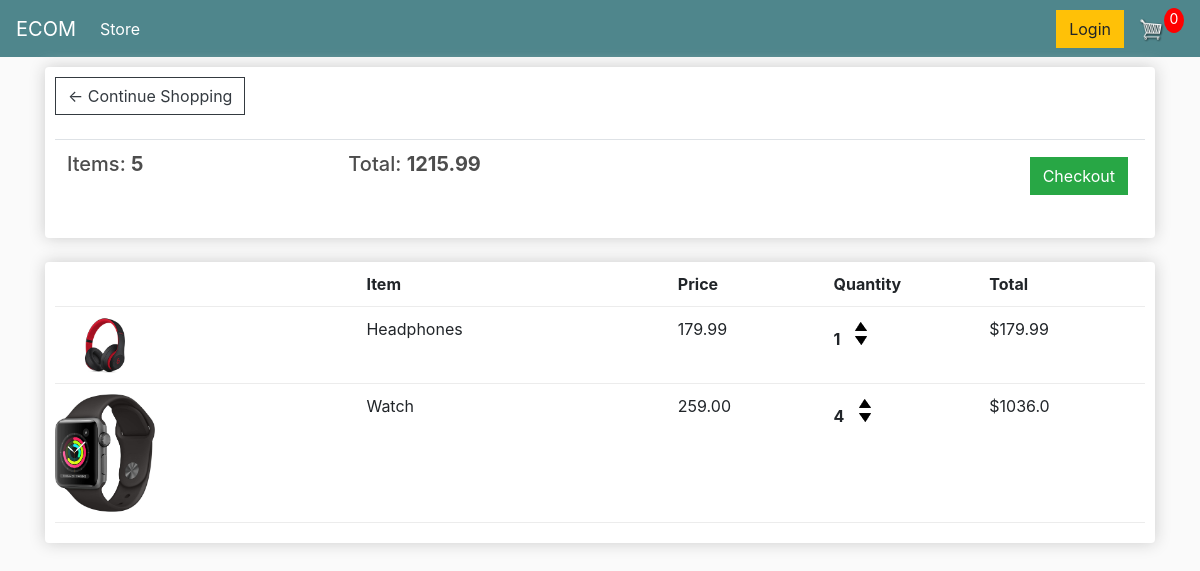
The app's page /cart/ (signed in) with its own data.
### store/models.py (models this page shows, shortened)
class Order(models.Model):
    customer = models.ForeignKey(Customer, on_delete=models.SET_NULL, blank=True, null=True )
    data_order = models.DateTimeField(auto_now_add=True)
    complete = models.BooleanField(default=False, null=True, blank=False)
    transaction_id = models.CharField(max_length=200, null=True)
    @property
    def get_cart_total(self):
        orderitems = self.orderitem_set.all()
        total = sum([item.getTotal for item in orderitems])
        return total
    @property
    def get_cart_items(self):
        orderitems = self.orderitem_set.all()
        total = sum([item.quantity for item in orderitems])
        return total

class OrderItem(models.Model):
    product = models.ForeignKey(Product, on_delete=models.SET_NULL, blank=True, null=True)
    order = models.ForeignKey(Order, on_delete=models.SET_NULL, blank=True, null=True )
    quantity = models.IntegerField(default=0, null=True, blank=True)
    date_added = models.DateTimeField(auto_now_add=True)
    @property
    def getTotal(self):
        total = self.product.price * self.quantity
        return total

class Product(models.Model):
    name = models.CharField(max_length=200, null=True)
    price = models.FloatField()
    digital = models.BooleanField(default=False, null=True, blank=False)
    image = models.ImageField(null=True, blank=True)
    @property
    def imageURL(self):
        try:
            url = self.image.url
        except:
            url = ''
        return url

### store/views.py (the view)
# urls.py: path('cart/', views.cart, name='cart'),
def cart(request):
    if request.user.is_authenticated:
        customer = request.user.customer
        order, created = Order.objects.get_or_create(
            customer=customer, complete=False)
        items = order.orderitem_set.all()
    else:
        items = []
        order = {'get_cart_total': 0, 'get_cart_items': 0}
    context = {'items': items, 'order': order}
    return render(request, 'store/cart.html', context)

### store/templates/store/Cart.html
{% extends 'store/main.html' %}
{% load static %}
{% block content %}
    <div class='row'>
        <div class='col-lg-12'>
            <div class='box-element'>
                <a class='btn btn-outline-dark' href="{% url 'store' %}">&#x2190; Continue Shopping</a>
                <br>
                <br>
                <table class='table'>
                    <tr>
                        <th><h5>Items: <strong>{{order.get_cart_items}}</strong></h5></th>
                        <th><h5>Total: <strong>{{order.get_cart_total|floatformat:2}}</strong></h5></th>
                        <th>
                            <a style='float: right; margin:5px;' class='btn btn-success' href="{% url 'checkout' %}">Checkout</a>
                        </th>
                    </tr>
                </table>
            </div>
            <br>
            <div class='box-element'>
                <div class='cart-row'>
                    <div style='flex:2'></div>
                    <div style='flex:2'><strong>Item</strong></div>
                    <div style='flex:1'><strong>Price</strong></div>
                    <div style='flex:1'><strong>Quantity</strong></div>
                    <div style='flex:1'><strong>Total</strong></div>
                </div>
                {% for item in items %}
                <div class='cart-row'>
                    <div style='flex:2'><img class='row-image' src="{{item.product.imageURL}}"></div>
                    <div style='flex:2'>{{item.product.name}}</div>
                    <div style='flex:1'>{{item.product.price|floatformat:2}}</div>
                    <div style='flex:1'>
                        <p class='quantity'>{{item.quantity}}</p>
                        <div class='quantity'>
                            <img class='chg-quantity' src="{% static 'images/3+arrow-up.png' %}">
                            <img class='chg-quantity' src="{% static 'images/arrowdown.png' %}">
                        </div>
                    </div>
                    <div style='flex:1'>${{item.getTotal}}</div>
                </div>
                {% endfor %}
            </div>
        </div>
    </div>
{% endblock content %}

### static/css/main.css (style rules this page uses)
body { background-color: hsl(0, 0%, 98%); }
h1,h2,h3,h4,h5,h6 { color:hsl(0, 0%, 30%); }
.box-element { box-shadow:hsl(0, 0%, 80%) 0 0 16px; background-color: #fff; border-radius: 4px; padding: 10px; }
.col-lg-4, .col-lg-6, .col-lg-8, .col-lg-12 { margin-top: 10px; }
.btn { border-radius: 0; }
.row-image { width: 100px; }
.cart-row { display: flex; align-items: flex-stretch; padding-bottom: 10px; margin-bottom: 10px; border-bottom: 1px solid #ececec; }
.quantity { display: inline-block; font-weight: 700; padding-right:10px; }
.chg-quantity { width: 12px; cursor: pointer; display: block; margin-top: 5px; transition:.1s; }

### records on screen
Order: get_cart_items "5", get_cart_total "1215.99"
OrderItem: product.imageURL (picture), product.name "Headphones", product.price "179.99", quantity "1", getTotal "179.99"
OrderItem: product.imageURL (picture), product.name "Watch", product.price "259.00", quantity "4", getTotal "1036.0"
